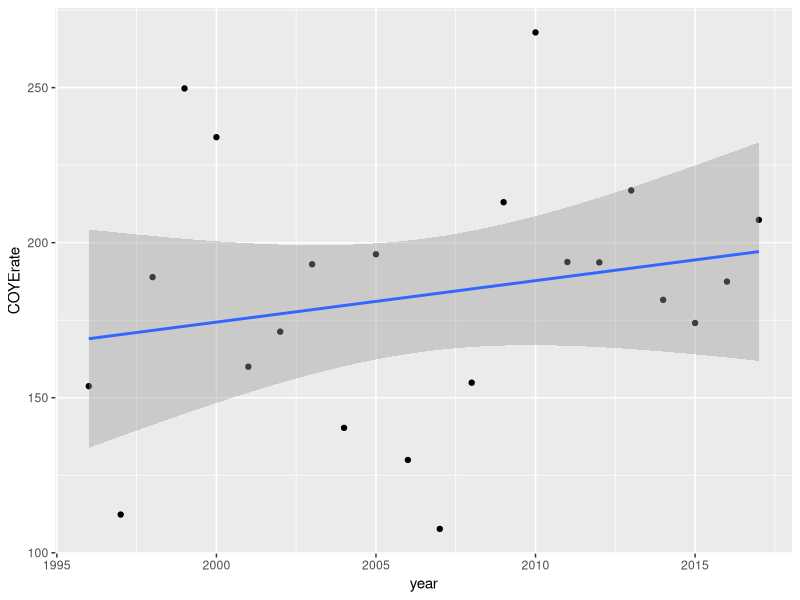
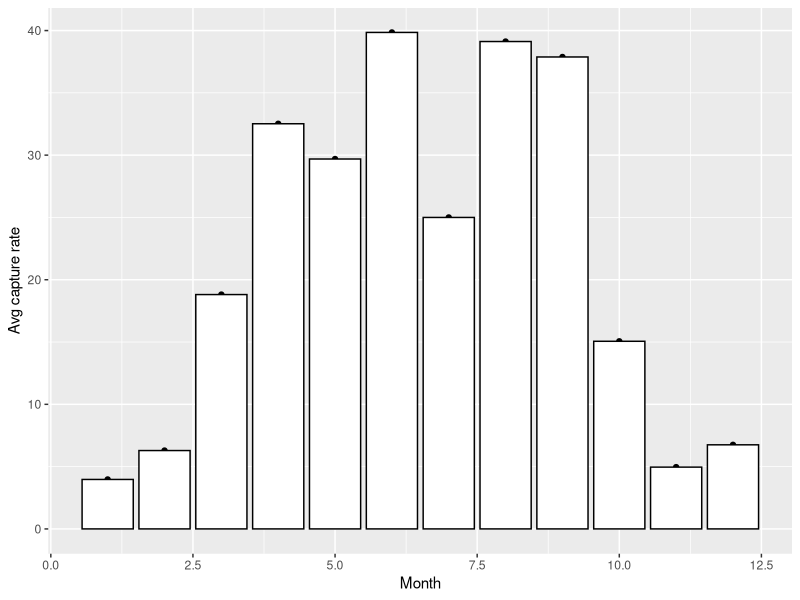

Write the R code that produced these figures, in order.
#check where you are
getwd()

##add packages needed to get the data and make the graph
library (data.table)
library(ggplot2)

##figure 1
##read the data into environment
year <- fread('data/rate_year.csv')

##make plot with simple linear regression line
qplot(year, COYErate, data = year, geom = c("point", "smooth"),method = "lm")

##in shiny app have species (in the above case COYErate) be a variable

##figure 2
month <- fread('data/AvgRate_month.csv')

qplot(Month, COYE, data = month) + 
  geom_bar(stat = "identity", fill = "white", color = "black") +
  labs(x = "Month", y = "Avg capture rate")


